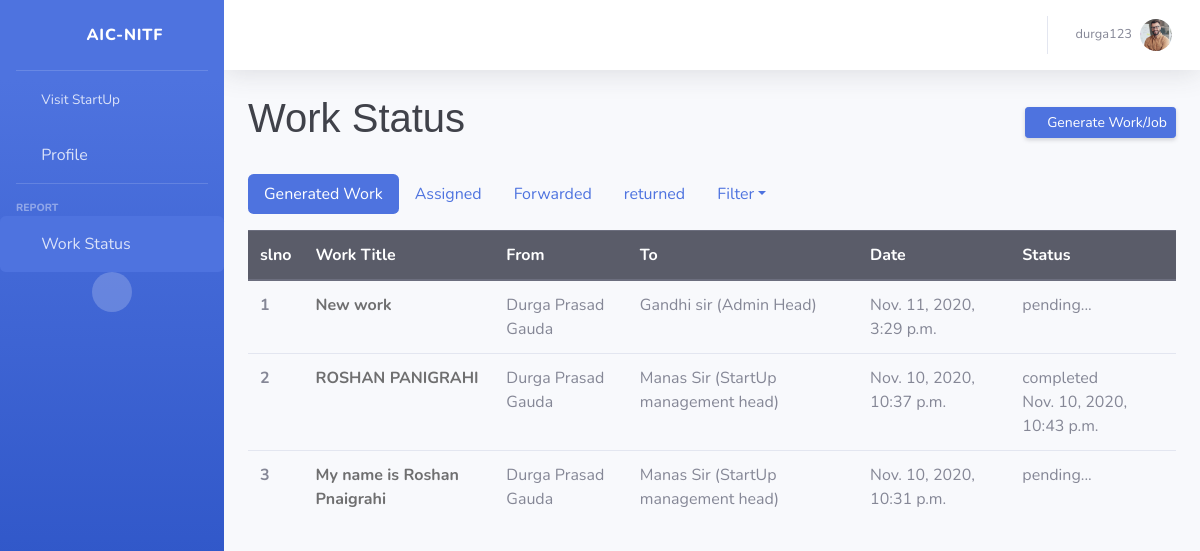
The page /dashboard/ (signed in) on the database as committed earlier.
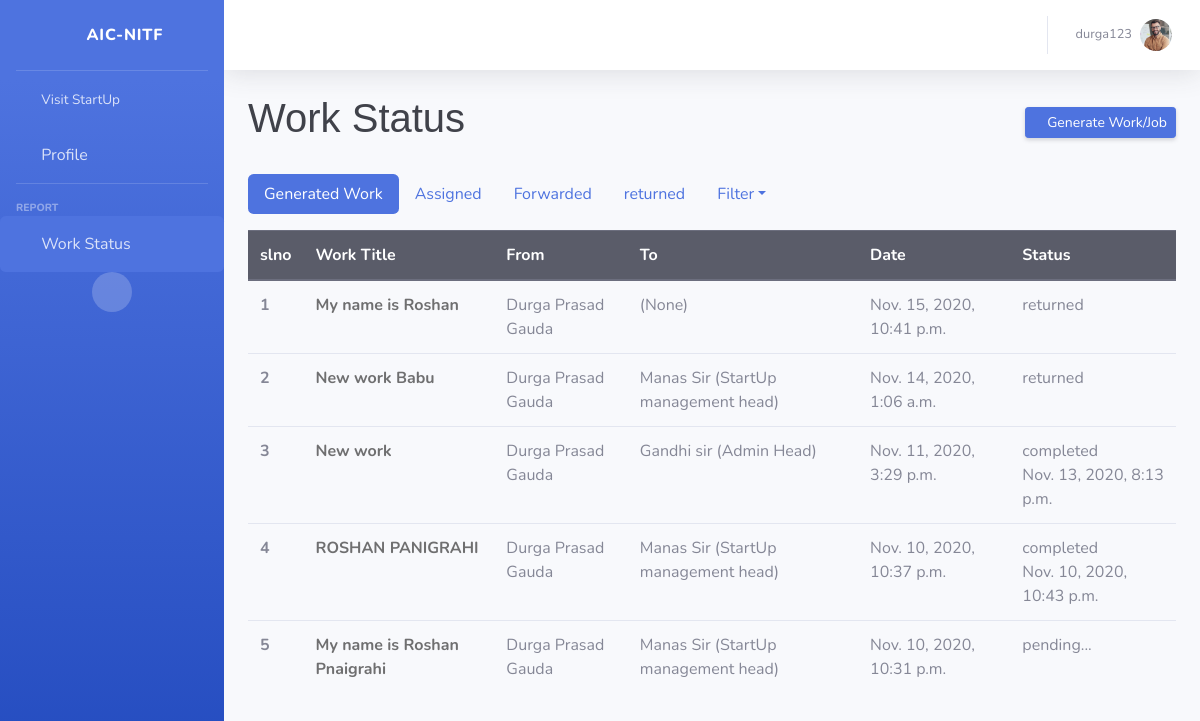
The same page on the database as committed later.
### useraccount/models.py (models this page shows, shortened)
class Account(AbstractBaseUser):
	fullname 				= models.CharField(max_length=50)
	username 				= models.CharField(max_length=30, unique=True)
	password 				= models.CharField(max_length=100)
	date_joined				= models.DateTimeField(verbose_name='date joined', auto_now_add=True)
	last_login				= models.DateTimeField(verbose_name='last login', auto_now=True)
	is_admin				= models.BooleanField(default=False)
	is_active				= models.BooleanField(default=True)
	is_staff				= models.BooleanField(default=False)
	is_superuser			= models.BooleanField(default=False)
	is_superadmin 			= models.BooleanField(default=False)
	is_startup 				= models.BooleanField(default=False)
	is_adminstrator			= models.BooleanField(default=False)
	USERNAME_FIELD = 'username'
	objects = MyAccountManager()

class Admin(models.Model):
	account 				= models.ForeignKey(Account, on_delete=models.CASCADE)
	email 					= models.EmailField(verbose_name="email", max_length=60,null=True,blank=True)
	designation				= models.CharField(max_length=100,null=True,blank=True)
	employee_id				= models.CharField(max_length=100,null=True,blank=True)
	contact_no				= models.CharField(max_length=100,null=True,blank=True)
	identity_proof			= models.CharField(max_length=100,null=True,blank=True)
	admin_img				= models.ImageField(upload_to='images/',null=True,blank=True)
	def __str__(self):
		return self.designation

class WorkGenerator(models.Model):
	from_user					 = models.CharField(max_length=100,null=True,blank=True)
	to                           = models.ForeignKey(Admin,null=True,blank=True, on_delete=models.CASCADE)
	date_of_creation			 = models.DateTimeField(verbose_name='date of creation', auto_now_add=True)
	title   					 = models.CharField(max_length=1000,null=True,blank=True)
	work_description			 = models.CharField(max_length=2000,null=True,blank=True)
	suggestions					 = models.CharField(max_length=1500,null=True,blank=True)
	remarks						 = models.CharField(max_length=2000,null=True,blank=True)
	status 					 	 = models.CharField(max_length=20,null=True,blank=True)
	document                     = models.FileField(upload_to='files',null=True,blank=True)
	forwarded					 = models.BooleanField(default=False)
	forwarded_from 				 = models.CharField(max_length=200,null=True,blank=True)
	forwarded_to				 = models.CharField(max_length=200,null=True,blank=True)
	date_of_complition			 = models.DateTimeField(blank=True, null=True)
	from_user_pk				 = models.CharField(max_length=500,null=True,blank=True)
	new_work 					 = models.BooleanField(default=True)

### dashboard/views.py (the view, shortened to what this page needs)
# urls.py: path('',views.dashboard,name='dashboard'),
@login_required
def dashboard(request):
    accounts = Account.objects.all()
    user = request.user
    admins = Admin.objects.all()
    if user.is_superadmin:
        return render(request,'startup.html',{'accounts':accounts})
    elif user.is_admin:
        value = user.admin_set.all()[0]
        if user.is_adminstrator:
            works = WorkGenerator.objects.all().order_by('-date_of_creation')
            ford_status = WorkGenerator.objects.filter(forwarded=True).order_by('-date_of_creation')
            pending_status = WorkGenerator.objects.filter(status='pending...').order_by('-date_of_creation')
            completed_status = WorkGenerator.objects.filter(status='completed').order_by('-date_of_creation')
            assigned_work = value.forward_set.all().order_by('-date_of_forward')
            from_works = Forward.objects.filter(from_user=request.user.fullname).order_by('-date_of_forward')
            forward_notifications = value.forward_set.filter(new_forward=True).order_by('-date_of_forward')
            return_notifications = Return.objects.filter(to=value,new_return=True).order_by('-return_date')
            total_notifications =  len(forward_notifications) + len(return_notifications)
            return_obj = Return.objects.filter(to=value).order_by('-return_date')
            return render(request,'emp_dashboard.html',{'value':value,'accounts':accounts,'works':works,'assigned_work':assigned_work,'from_works':from_works,'ford_status':ford_status,'pending_status':pending_status,'completed_status':completed_status,'return_obj':return_obj,'forward_notifications':forward_notifications,'return_notifications':return_notifications,'total_notifications':total_notifications})

### templates/emp_dashboard.html (shortened to what this page needs)
<!DOCTYPE html>
{% load static %}
<html lang="en">
<head>
    <link href="https://stackpath.bootstrapcdn.com/bootstrap/4.5.0/css/bootstrap.min.css" rel="stylesheet"
>
    <link rel="stylesheet" href="{% static 'dashboard/css/startup.css' %}">
    <link rel="stylesheet" href="{% static 'profile/css/style.css' %}" />
    <link rel="stylesheet" href="{% static 'monitor/css/cardstyle.css' %}" />
    <link href="{% static 'dashboard/vendor/fontawesome-free/css/all.min.css' %}" rel="stylesheet" type="text/css">
    <link href="{% static 'dashboard/css/sb-admin-2.min.css' %}" rel="stylesheet">
</head>
<body id="page-top">
    <div id="wrapper">
        <ul class="navbar-nav bg-gradient-primary sidebar sidebar-dark accordion" id="accordionSidebar">
            <a class="sidebar-brand d-flex align-items-center justify-content-center" href="{% url 'index' %}">
                <div class="sidebar-brand-icon">
                    <i class="fas fa-home"></i>
                </div>
                <div class="sidebar-brand-text mx-3">AIC-NITF</div>
            </a>
            <hr class="sidebar-divider my-0">
            <li id="admin" class="nav-item check">
                <a class="nav-link" href="{% url 'visit_startup' %}" data-target="#collapseTwo" aria-expanded="true"
                    aria-controls="collapseTwo">
                    <i class="fas fa-fw fa-rocket"></i>
                    <span>Visit StartUp</span>
                </a>
            </li>
            <li class="nav-item check">
                <div class="nav flex-column nav-pills" id="v-pills-tab" role="tablist" aria-orientation="vertical">
                    <a class="nav-link" id="v-pills-profile-tab" data-toggle="pill" href="#v-pills-profile"
                        role="tab" aria-controls="v-pills-profile" aria-selected="true"><i
                            class="fas fa-fw fa-user-circle"></i> Profile</a>
                    <hr class="sidebar-divider">
                    <div class="sidebar-heading">
                        Report
                    </div>
                    <a class="nav-link active" id="v-pills-monitor-tab" data-toggle="pill" href="#v-pills-monitor" role="tab"
                        aria-controls="v-pills-monitor" aria-selected="false"><i class="fas fa-fw fa-briefcase"></i> Work
                        Status</a>
                </div>
            </li>
            <div class="text-center d-none d-md-inline">
                <button class="rounded-circle border-0" id="sidebarToggle"></button>
            </div>
        </ul>
        <div id="content-wrapper" class="d-flex flex-column">
            <div id="content">
                <nav class="navbar navbar-expand navbar-light bg-white topbar mb-4 static-top shadow">
                    <ul class="navbar-nav ml-auto">
                        <li class="nav-item dropdown no-arrow mx-1">
                            <a class="nav-link dropdown-toggle" href="#" id="alertsDropdown" role="button"
                                data-toggle="dropdown" aria-haspopup="true" aria-expanded="false">
                                <i class="fas fa-bell fa-fw"></i>
                            </a>
                        </li>
                        <li class="nav-item dropdown no-arrow float-right ">
                            <a class="nav-link dropdown-toggle" href="#" id="userDropdown" role="button"
                                data-toggle="dropdown" aria-haspopup="true" aria-expanded="false">
                                <span class="mr-2 d-none d-lg-inline text-gray-600 small">{{user.username}}</span>
                                {% if user.is_admin %}
                                {% for imgsrc in  user.admin_set.all %}
                                <img class="img-profile rounded-circle" src="{{imgsrc.admin_img.url}}">
                                {% endfor %}
                                {% else %}
                                <img class="img-profile rounded-circle" src="{{value.startup_img.url}}">
                                {% endif %}
                            </a>
                        </li>
                    </ul>
                </nav>
                <div class="container-fluid">
                    <div class="tab-content" id="v-pills-tabContent">
                        <div class="tab-pane fade show active" id="v-pills-monitor" role="tabpanel"
                            aria-labelledby="v-pills-monitor-tab">
                            <div class="d-sm-flex align-items-center justify-content-between mb-4">
                                <h1>Work Status</h1>
                                {% if user.is_adminstrator %}
                                <a href="#" class="d-sm-inline-block btn btn-sm btn-primary shadow-sm"
                                    data-toggle="modal" data-target="#staticBackdrop"><i
                                        class="fas fa-download fa-sm text-white-50"></i> Generate Work/Job</a>
                                {% endif %}
                            </div>
                            <ul class="nav nav-pills mb-3" id="pills-tab" role="tablist">
                                <li class="nav-item" role="presentation">
                                    <a class="nav-link active" id="pills-all-tab" data-toggle="pill" href="#pills-all"
                                        role="tab" aria-controls="pills-all" aria-selected="true">
                                        {% if user.is_adminstrator %}Generated Work{% else %} My Work {% endif %} </a>
                                </li>
                                <li class="nav-item" role="presentation">
                                    <a class="nav-link" id="pills-assigned-tab" data-toggle="pill"
                                        href="#pills-assigned" role="tab" aria-controls="pills-assigned"
                                        aria-selected="false">Assigned</a>
                                </li>
                                <li class="nav-item" role="presentation">
                                    <a class="nav-link" id="pills-forwarded-tab" data-toggle="pill"
                                        href="#pills-forwarded" role="tab" aria-controls="pills-forwarded"
                                        aria-selected="false">Forwarded</a>
                                </li>
                                <li class="nav-item" role="presentation">
                                    <a class="nav-link" id="pills-returned-tab" data-toggle="pill"
                                        href="#pills-returned" role="tab" aria-controls="pills-returned"
                                        aria-selected="false">returned </a>
                                </li>
                                <li class="nav-item dropdown">
                                    <a class="nav-link dropdown-toggle" data-toggle="dropdown" href="#" role="button"
                                        aria-haspopup="true" aria-expanded="false">Filter</a>
                                </li>
                            </ul>
                            <div class="tab-content" id="pills-tabContent">
                                <div class="tab-pane fade show active" id="pills-all" role="tabpanel"
                                    aria-labelledby="pills-all-tab">
                                    <div class="table-responsive-lg">
                                        <table class="table">
                                            <thead class="thead-dark">
                                                <tr>
                                                    <th scope="col">slno</th>
                                                    <th scope="col">Work Title</th>
                                                    <th scope="col">From</th>
                                                    <th scope="col">To</th>
                                                    <th scope="col">Date</th>
                                                    <th scope="col">Status</th>
                                                </tr>
                                            </thead>
                                            <tbody>
                                                {% for work in works %}
                                                <tr>
                                                    <th scope="row">{{forloop.counter}}</th>
                                                    <td class="new_work"><a class="work_link " id="work1{{work.pk}}"
                                                            href="" data-toggle="modal"
                                                            data-target="#DisplayModel{{work.pk}}"
                                                            style="text-decoration: none; color: #6f6f70; font-weight: bold;">{{work.title}}
                                                            </a>
                                                    </td>
                                                    {% if user.is_adminstrator %}
                                                    <td>{{user.fullname}}</td>
                                                    {% else %}
                                                    <td>{{work.from_user}}</td>
                                                    {% endif %}
                                                    <td>{{work.to.account.fullname}} ({{work.to}})</td>
                                                    <td>{{work.date_of_creation}}</td>
                                                    <td>{{work.status}} <br>
                                                        {% if work.date_of_complition %}
                                                        {{work.date_of_complition}}
                                                        {% endif %}
                                                    </td>
                                                </tr>
                                                {% endfor %}
                                            </tbody>
                                        </table>
                                    </div>
                                </div>
                            </div>
                        </div>
                    </div>
                </div>
            </div>
        </div>
    </div>
</body>
</html>

### static/dashboard/css/startup.css (style rules this page uses)
* { margin: 0; padding: 0; }
body { font-family: 'Raleeway', sans-serif; font-size: 14px; font-weight: 400; color: #777; }
h1 { font-size: 36px; color: #555; font-weight: bold; }

### static/profile/css/style.css (style rules this page uses)
html, body { height: 100%; font-family: 'Josefin Sans', sans-serif; }
h1, h2, h3, h4, h5, h6 { color: #40424a; margin: 0; font-weight: 600; font-family: 'Josefin Sans', sans-serif; }
img { max-width: 100%; }
ul, ol { padding: 0; margin: 0; }

### static/monitor/css/cardstyle.css (style rules this page uses)
* { box-sizing: border-box; }

Rows that differ between the two databases and show on the page:
added WorkGenerator: title "My name is Roshan", {{ user.fullname }} "Durga Prasad Gauda", to "None", date_of_creation "Nov. 15, 2020, 10:41 p.m.", status "returned"
added WorkGenerator: title "New work Babu", {{ user.fullname }} "Durga Prasad Gauda", to.account.fullname "Manas Sir", to "StartUp management head", date_of_creation "Nov. 14, 2020, 1:06 a.m.", status "returned"
changed WorkGenerator "New work": status "pending..." → "completed"; date_of_complition (not shown) → "Nov. 13, 2020, 8:13 p.m."
